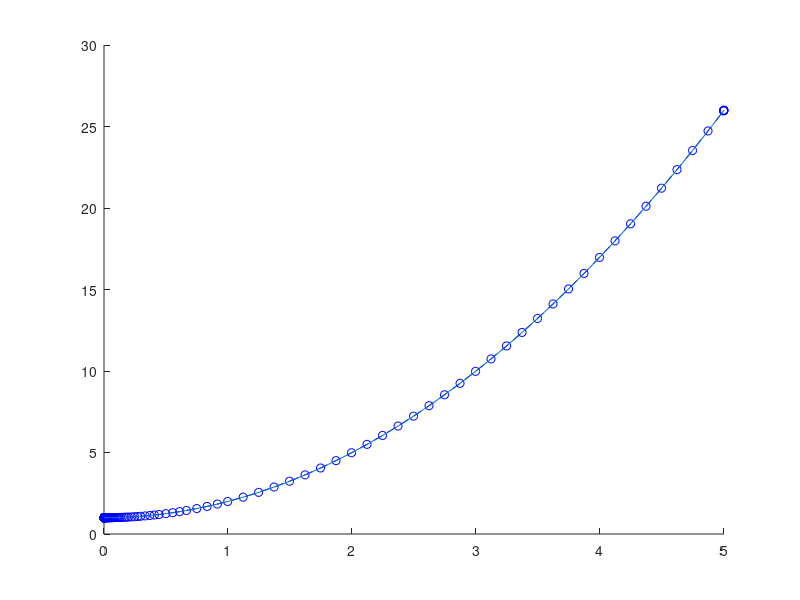

The MATLAB script that drew this image:
%resevanje ODE

%npr resujemo y' = sin(y) + x (=f(x,v)), y(0) = 5

%ode = @(x,y) sin(y) + x;

ode = @(t,y) 2*t;

%y0 = 5;
y0 = 1;

%[x, y] = ode45(ode,[0 1 1.5 2], y0); %predpisemo za katere x-e zelimo imeti resitev
%[x, y] = ode45(ode,[0, 2], y0);
%[x, y] = ode45(ode,linspace(0,2), y0);

[x, y] = ode45(ode,[0, 5], y0);

hold on 

plot(x, y, 'bo--')

x0 = linspace(0,5);
y0 = x0.^2 + 1;
plot(x0,  y0)
